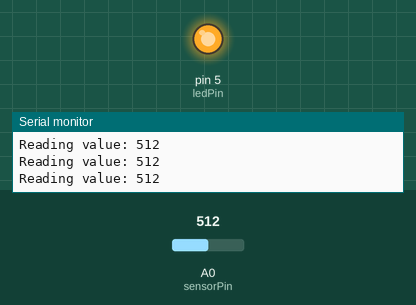
Simulated run of this sketch. Board: Arduino Uno, built with avr-gcc and run on an emulated ATmega328P. On the bench: output pins drawn as LEDs (lit = HIGH), the last lines printed to the serial monitor. Inputs (shaded band) come from the test bench; at power-on: A0 (sensorPin) = 512.

Above: at 1.2 s.
1.3 s: A0 (sensorPin) set to 911
2.8 s: A0 (sensorPin) set to 944
At 3.4 s:
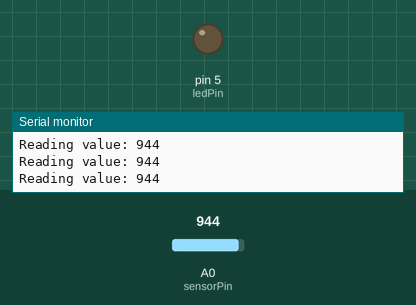
4.3 s: A0 (sensorPin) set to 920
At 5.5 s:
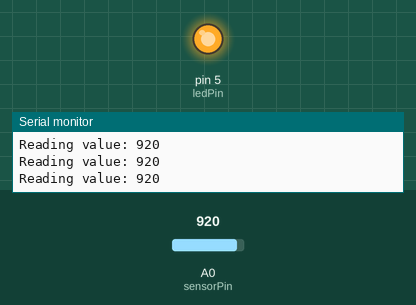
5.8 s: A0 (sensorPin) set to 940
At 6.2 s:
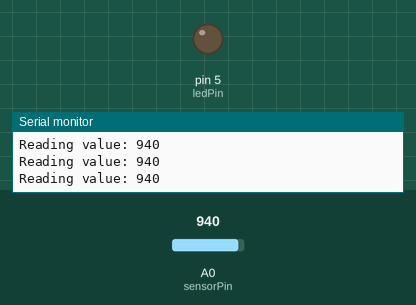
Timing chart, 0 to 8.8 s (numbered marks = the images above; inputs shaded):
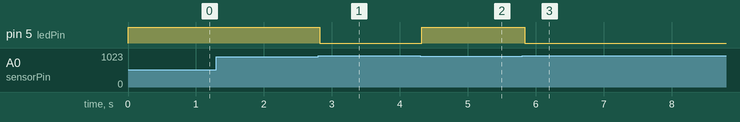

Measured:
- the behaviour switches between 929 and 930 on A0 (sensorPin) (found by bisection; images 0 and 1)
- after the input at 2.8 s, pin 5 (ledPin): HIGH → LOW at once
- after the input at 4.3 s, pin 5 (ledPin): LOW → HIGH at once
- after the input at 5.8 s, pin 5 (ledPin): HIGH → LOW at once

The sketch:

Automatic_Bedlight.ino
```cpp
//                       ====>    Automatic Bed Light    <====
//
//                                                                      |------>GND
//                                                                      |
//                                      5v Arduino UNO   ---> 10k ---> LDR --> Arduino UNO A0
//                                      LEDpin Arduino( 5 ) ----> LED+ve ---LED-ve ---> GND
//
// use 10kohms resistor for LDR and 220 ohms resistor for LED
//

const int ledPin = 5; //the code will flash the LED connected to pin 13
const int sensorPin = 0; //Sensor pin connects to analog pin A0

int level; //the variable that will hold the light level reading

const int threshold = 930; //this represents the threshold voltage. If voltage is below 150, this triggers the LED to turn on

void setup() {
  pinMode (ledPin, OUTPUT); //sets digital pin 13 as output
  Serial.begin(9600); //sets the baud rate at 9600 so we can check the values the sensor is obtaining on the Serial Monitor
}

void loop() {
  level = analogRead(sensorPin); //the sensor takes readings from analog pin A0
  Serial.print("Reading value: ");
  Serial.println(level);
  if (level < threshold) {
    digitalWrite(ledPin, HIGH); //if the light level is below the threshold level, the LED turns on
  }
  else {
    digitalWrite(ledPin, LOW); //otherwise, if the light level is above the threshold level, the LED is off
  }
}
```
